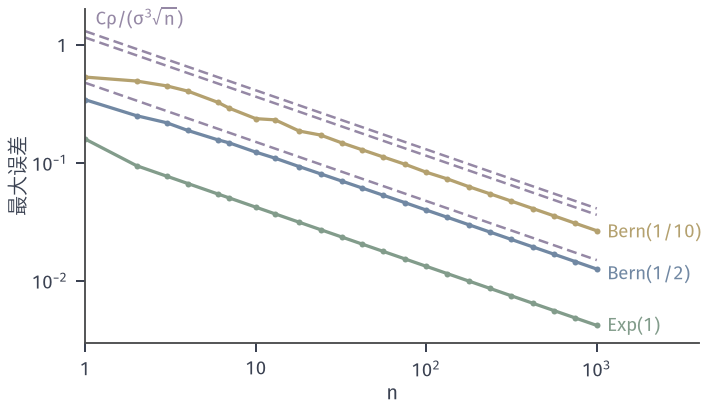

This chart was generated by the following Python code:
from pathlib import Path
import sys
HERE = Path(__file__).resolve().parent
sys.path.insert(0, str(HERE.parent/'clt-common'))
from clt_fig import *
# Exact Kolmogorov distance sup_x |P(Z_n <= x) - Phi(x)| of the standardized sum against n,
# for Bern(1/2) (blue), Bern(1/10) (yellow) and Exp(1) (green), log-log axes.
# Purple dashed lines: Berry-Esseen bounds C rho/(sigma^3 sqrt n) with C = 0.4748,
# rho/sigma^3 = 1, (p^2+q^2)/sqrt(pq) = 2.733 and 12/e - 2 = 2.415 respectively.
ns = np.unique(np.round(np.logspace(0, 3, 25)).astype(int))
def exp_err(n):
    z = np.linspace(-6, 10, 4001)
    return float(np.max(np.abs(erlang_cdf(n, n+z*math.sqrt(n))-Phi(z))))
cases = [('Bern(1/2)', BLUE, lambda n: bin_sup_error(n, .5), 1.0),
         ('Bern(1/10)', YELLOW, lambda n: bin_sup_error(n, .1), (0.01+0.81)/0.3),
         ('Exp(1)', GREEN, exp_err, 12/math.e-2)]
fig, ax = figure(width_mm=100, height_mm=58)
facts = {}
for name, c, err, ratio in cases:
    e = np.array([err(int(n)) for n in ns])
    ax.plot(ns, e, 'o-', color=c, lw=1.3, ms=2.4, mew=0)
    ax.plot(ns, BE_C*ratio/np.sqrt(ns), color=PURPLE, lw=1.0, ls=DASH)
    facts[name] = {'ratio': ratio, 'err_n100': float(err(100)), 'bound_n100': BE_C*ratio/10,
                   'err_n1000': float(e[-1]), 'bound_n1000': BE_C*ratio/math.sqrt(1000)}
ax.set_xscale('log'); ax.set_yscale('log'); ax.set_xlim(1, 4000); ax.set_ylim(3e-3, 2)
logticks(ax, [0, 1, 2, 3], 'x'); logticks(ax, [-2, -1, 0], 'y')
lab(ax, 1.15, 1.45, r'$C\rho/(\sigma^3\sqrt{n})$', PURPLE, ha='left')
lab(ax, 1150, .026, 'Bern(1/10)', YELLOW, ha='left', va='center'); lab(ax, 1150, .0042, 'Exp(1)', GREEN, ha='left', va='center')
lab(ax, 1150, .0115, 'Bern(1/2)', BLUE, ha='left', va='center')
axlab(ax, '$n$', '最大误差')
save(fig, HERE, 'figure', facts)
